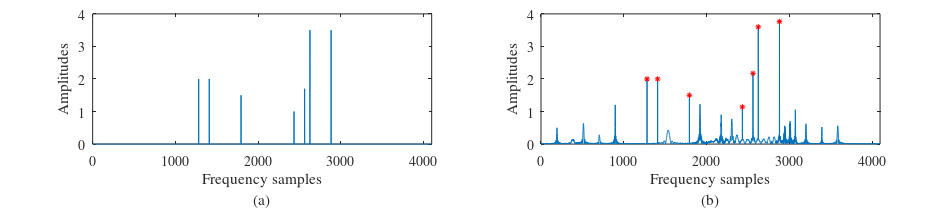

Recreate this plot in MATLAB.
%% Algorithm for separation of stationary and nonstationary signal compoennts using the concept of Compressive sensing in STFT domain

function figure4

close all;
clear all;

%Total length of the signal
N=4096;

m=N;
M=64;
X_INIT=[];
XREZ=[];

%%-------------------------------------------------------------------------
%% Defining signal with 7 stationary components, and several nonstationary
%% components corresponding to micro-Doppler and noise; 

t=0:1/N:M/N-1/N;

mi=0;
for m=0:M:N-1
  mi=mi+1;
    tp=m/N+t;
   % Stationary signal components calculated using non-overlappign windows
    x=exp(j*tp*M*12*pi)+1.7*exp(j*tp*M*16*pi+j*pi/4)+3.5*exp(j*tp*M*18*pi+j*pi/4)+3.5*exp(j*tp*M*26*pi-j*pi/8)...
    +2*exp(-j*tp*M*20*pi-j*pi/3)+2*exp(-j*tp*M*24*pi-j*pi/3)+1.5*exp(-j*tp*M*8*pi+j*pi/8);
% Entire signal with stationary components   
XREZ=[XREZ, x]; 
   
% Adding nonstationary components o the signal of interest

     x=x+4.5*exp(j*2*pi*tp*M*round(16*sin(m/N*0.7*pi)));
    
    NE=10000;
    Dm=1/64;
    t1=Dm*6-.5/4096; x=x+5*exp(j*tp*M*(8)*pi+.3).*exp(-((tp-t1)/(3*Dm)).^NE);
    x=x+5*exp(-j*tp*M*(48)*pi+.3).*exp(-((tp-12*Dm+.5/N)/(3*Dm)).^NE);
    x=x+4.5*exp(j*tp*M*(4)*pi+.3).*exp(-((tp-52*Dm+.5/N)/(4*Dm)).^NE);
    x=x+6.5*exp(-j*tp*M*(4)*pi+.3).*exp(-((tp-22*Dm+.5/N)/(4*Dm)).^NE);
    x=x+4.5*exp(j*tp*M*16*pi+0.1).*exp(-((tp-22*Dm+.5/N)/(3*Dm)).^NE);
    x=x+4.8*exp(j*tp*M*42*pi-0.7).*exp(-((tp-26*Dm+.5/N)/(7*Dm)).^NE);
    x=x+5.5*exp(-j*tp*M*16*pi+0.9).*exp(-((tp-20*Dm+.5/N)/Dm).^NE);
    
    x=x+4*exp(j*tp*M*(10)*pi).*exp(-((tp-11*Dm+0.5/N)/Dm).^NE);
    x=x+5*exp(j*tp*M*36*pi).*exp(-((tp-57*Dm+0.5/N)/(4*Dm)).^NE);
    x=x+3*exp(-j*tp*M*42*pi).*exp(-((tp-24*Dm+0.5/N)/(3*Dm)).^NE);
    x=x+4.5*exp(-j*tp*M*52*pi).*exp(-((tp-48*Dm+0.5/N)/Dm).^NE);
    
    x=x+4*exp(-j*tp*M*4*pi).*exp(-((tp-6*Dm+0.5/N)/(Dm)).^NE);
    x=x+5.5*exp(-j*tp*M*36*pi).*exp(-((tp-25*Dm+0.5/N)/(7*Dm)).^NE);
    x=x+6*exp(j*tp*M*48*pi).*exp(-((tp-56*Dm+0.5/N)/(3*Dm)).^NE);
    x=x+4*exp(-j*tp*M*58*pi).*exp(-((tp-50*Dm+0.5/N)/(4*Dm)).^NE);
    
% Final signal with stationary and non-stationary components
    X_INIT=[X_INIT, x];
    
    %% Calculating te STFT on a window by window basis
    STFT(:,mi+1)=fftshift((fft(fftshift(x))));
end
%%-------------------------------------------------------------------------

figure(4), 

sfX=0.85;sfY=0.85; w=20; h=4.5;
set(0,'DefaultAxesPosition',[0.1,0.1,sfX,sfY])
set(0,'DefaultAxesFontName','Times')
set(0,'DefaultAxesFontSize',10)
set(0,'DefaultTextFontName','Times')
set(0,'DefaultTextFontSize',10)

set(gcf,'PaperUnits','centimeters','Units','Centimeters')
p1=get(gcf,'Position');
p2=get(gcf,'PaperPosition');
p1(2)=p1(2)+p1(4)-h/sfY;
p1([3,4])=[w/sfX,h/sfY];
p2([3,4])=[w/sfX,h/sfY];
set(gcf,'Position',p1,'PaperPosition',p2)

subplot(1,2,1), plot(1/N*abs(fftshift(fft(XREZ))));
xlabel({'Frequency samples','(a)'})
ylabel('Amplitudes')
xlim([0,4096])
subplot(1,2,2), plot(1/N*abs(fftshift(fft(X_INIT))));
xlabel({'Frequency samples','(b)'})
ylabel('Amplitudes')
xlim([0,4096])
hold on
aa=1/N*abs(fftshift(fft(X_INIT)));
[m,p]=find(1/N*abs(fftshift(fft(XREZ)))>0.5);
plot(p,aa(p),'r*','markersize',4)
end

